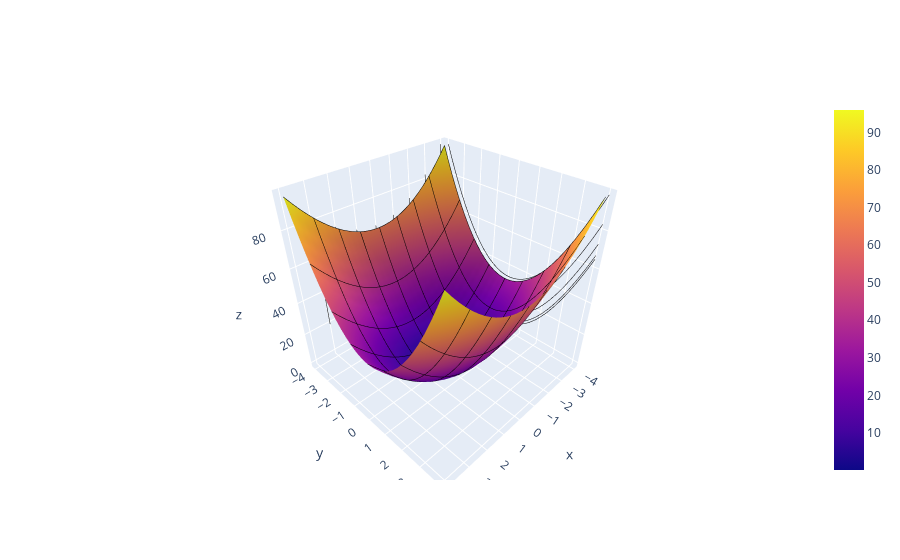

Notebook code for this chart:
### Code cell
import plotly.graph_objects as go

fig = go.Figure(data=[
                            go.Surface(x=X, 
                                       y=Y, 
                                       z=Z,
                                       contours_x=dict(show=True, 
                                                       color="black", 
                                                       project_x=True),
                                       contours_y=dict(show=True, 
                                                       color="black", 
                                                       project_x=True),
                                      )
                        ])

fig.show()

### Figure 1 — Plotly figure (JSON) as saved in the notebook; plotly's stock layout.template omitted (floating-point values rounded to 4 significant figures; data arrays with more than 128 entries replaced by an {"elided": "..."} marker saying what was removed)
{"data": [{"contours": {"x": {"color": "black", "project": {"x": true}, "show": true}, "y": {"color": "black", "project": {"x": true}, "show": true}}, "type": "surface", "x": {"elided": "30x30 float values"}, "y": {"elided": "30x30 float values"}, "z": {"elided": "30x30 float values"}}], "layout": {}}
